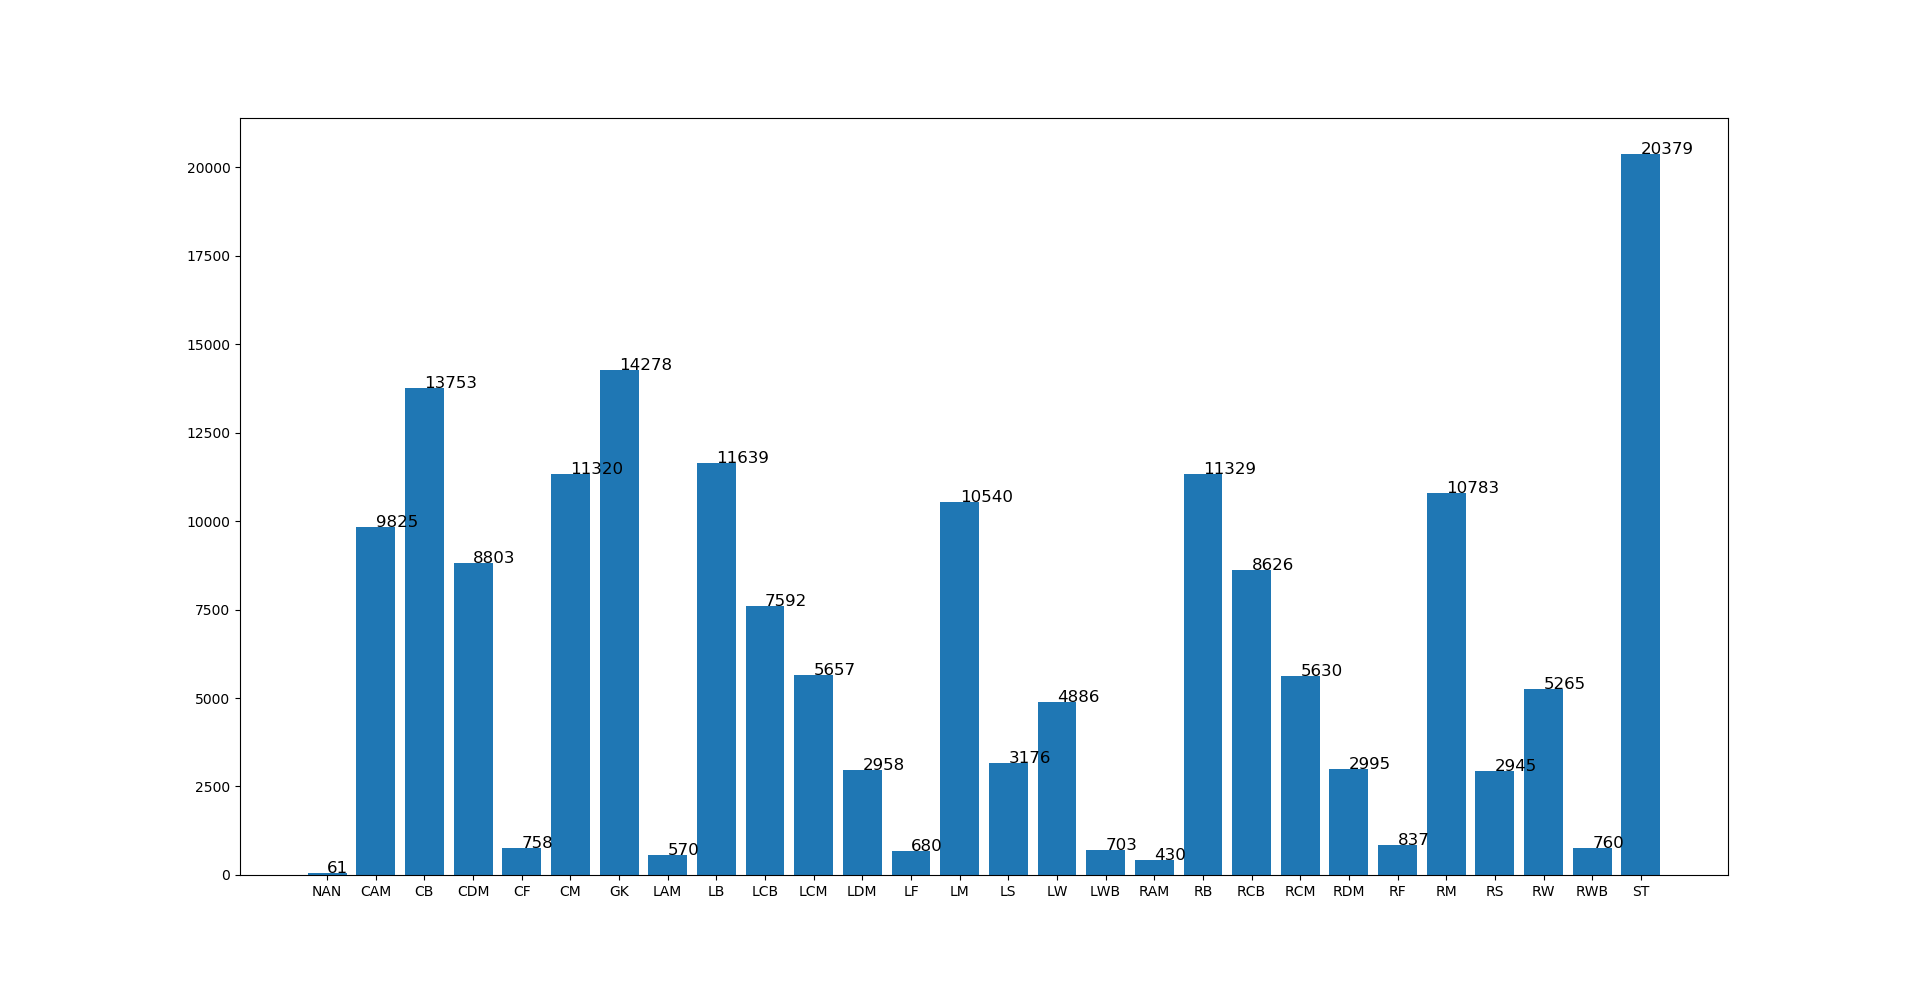

Source code (Python):
#Q2
import pylab as g
import pandasql as s
import pandas as p

position_d = p.read_excel(r"C:\Users\Hp\Documents\Data Science Project\data\Football Data New Excel Format.xlsx","Position")
wage_d = p.read_excel(r"C:\Users\Hp\Documents\Data Science Project\data\Football Data New Excel Format.xlsx","Wage")

df = p.concat([position_d,wage_d],axis=1)

count = s.sqldf("select position,sum(wage)\"Wage\" from df group by position;")

count= count.fillna("NAN")

g.bar(count.Position,count.Wage)


cnt = 0

while cnt<len(count.Position):
    g.text(count.Position[cnt],count.Wage[cnt],str(count.Wage[cnt]),size="large")
    cnt+=1

g.show()
